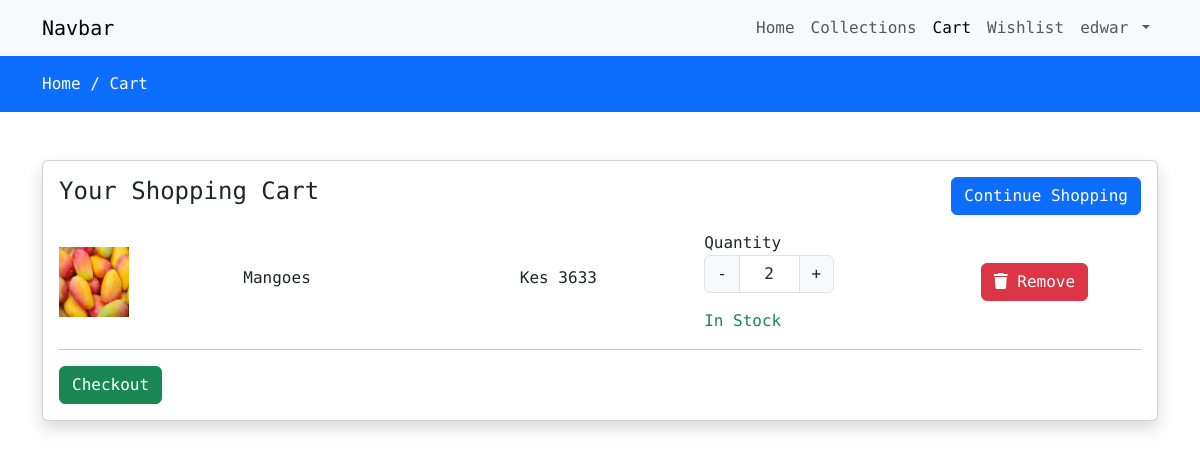
The app's page /cart (signed in) with its own data.
### store/models.py (models this page shows, shortened)
class Cart(models.Model):
    user = models.ForeignKey(User, on_delete=models.CASCADE)
    product= models.ForeignKey(Product, on_delete=models.CASCADE)
    product_qty = models.IntegerField(null=False, blank=False)
    created_at = models.DateTimeField(auto_now_add=True)

class Product(models.Model):
    category = models.ForeignKey(Category, on_delete=models.CASCADE)
    slug = models.CharField(max_length=150, null=False, blank=False)
    name = models.CharField(max_length=150, null=False, blank=False)
    product_image = models.ImageField(upload_to=get_file_path, null=True, blank= True  )
    small_description = models.CharField(max_length=150, null=False, blank=False)
    quantity = models.IntegerField(null=False,blank=False)
    description = models.TextField(max_length=500, null=False, blank=False)
    original_price= models.FloatField(null=False, blank=False)
    selling_price= models.FloatField(null=False, blank=False)
    status = models.BooleanField(default=False, help_text="0=default, 1=hidden")
    trending = models.BooleanField(default=False, help_text="0=default, 1=trending")
    tag=models.CharField(max_length=150, null=False, blank=False)
    meta_title = models.CharField(max_length=150, null=False, blank=False)
    meta_keyword = models.CharField(max_length=150, null=False, blank=False)
    meta_description = models.TextField(max_length=500, null=False, blank=False)
    created_at = models.DateTimeField(auto_now=True)

### store/controller/cart.py (the view)
# urls.py: path('cart', cart.viewcart, name='cart'),
@login_required(login_url='loginpage')
def viewcart(request):
    cart = Cart.objects.filter(user=request.user)
    context = {'cart': cart}
    return render(request, "store/cart.html", context)

### store/templates/store/cart.html (shortened to what this page needs)
{% extends "store/layouts/main.html" %}
{% block content %}
<div class="py-3 bg-primary">
    <div class="container">
        <a class="text-white" href="{% url 'home' %}">Home /</a>
        <a class="text-white" href="{% url 'cart' %}">Cart</a>
    </div>
</div>
<div class="py-5">
    <div class="container">
        <div class="row">
            <div class="col-md-12">
                <div class="card shadow">
                    <div class="card-body cartdata">
                        {% if cart %}
                            <div class="row mb-3">
                                <div class="col-md-8">
                                    <h4>Your Shopping Cart</h4>
                                </div>
                                <div class="col-md-4 text-end">
                                    <a href="{% url 'collections' %}" class="btn btn-primary">Continue Shopping</a>
                                </div>
                            </div>
                            {% for item in cart %}
                                <div class="row product_data mb-3">
                                    <div class="col-md-2 my-auto">
                                        <img src="{{ item.product.product_image.url }}" height="70px" width="70px" alt="{{ item.product.name }}">
                                    </div>
                                    <div class="col-md-3 my-auto">
                                        <h6>{{ item.product.name }}</h6>
                                    </div>
                                    <div class="col-md-2 my-auto">
                                        <h6>Kes {{ item.product.selling_price | stringformat:'d' }}</h6>
                                    </div>
                                    <div class="col-md-3 my-auto">
                                        {% if item.product.quantity >= item.product_qty %}
                                            <label for="Quantity">Quantity</label>
                                            <div class="input-group text-center mb-3" style="width:130px;">
                                                <button class="input-group-text changeQuantity decrement-btn">-</button>
                                                <input type="text" name="quantity" class="form-control qty-input text-center" value="{{ item.product_qty }}">
                                                <button class="input-group-text changeQuantity increment-btn">+</button>
                                            </div>
                                            <span class="text-success">In Stock</span>
                                        {% else %}
                                            <h6 class="text-danger">Out of Stock</h6>
                                        {% endif %}
                                    </div>
                                    <div class="col-md-2 my-auto">
                                        <button class="btn btn-danger delete-cart-item">
                                            <i class="fa fa-trash"></i> Remove
                                        </button>
                                    </div>
                                </div>
                                <hr>
                            {% endfor %}
                            <a href="{% url 'checkout'%}" class="btn btn-outline btn-success">Checkout</a>
                        {% else %}
                            <div class="text-center py-5">
                                <h4>Your cart is empty</h4>
                                <p>Looks like you haven't added anything to your cart yet</p>
                                <a href="{% url 'collections' %}" class="btn btn-primary">Shop Now</a>
                            </div>
                        {% endif %}
                    </div>
                </div>
            </div>
        </div>
    </div>
</div>
{% endblock content %}

### store/templates/store/inc/navbar.html (shortened to what this page needs)
<nav class="navbar navbar-expand-lg bg-body-tertiary">
    <div class="container">
      <a class="navbar-brand" href="#">Navbar</a>
      <div class="collapse navbar-collapse" id="navbarNav">
        <ul class="navbar-nav ms-auto" >
          <li class="nav-item">
            <a class="nav-link {% if request.resolver_match.url_name == 'home'%}active {% endif %}" aria-current="page" href="{% url 'home' %}">Home</a>
          </li>
          <li class="nav-item">
            <a class="nav-link {% if request.resolver_match.url_name == 'collections'%}active {% endif %}" href="{% url 'collections'%}">Collections</a>
          </li>
          <li class="nav-item">
            <a class="nav-link {% if request.resolver_match.url_name == 'cart'%}active {% endif %}" aria-current="page" href="{% url 'cart' %}">Cart</a>
          </li>
          <li class="nav-item">
            <a class="nav-link {% if request.resolver_match.url_name == 'wishlist'%}active {% endif %}" aria-current="page" href="{% url 'wishlist' %}">Wishlist</a>
          </li>
          {% if request.user.is_authenticated%}
          <li class="nav-item dropdown">
            <a class="nav-link dropdown-toggle" href="#" role="button" data-bs-toggle="dropdown" aria-expanded="false">
              {{request.user}}
            </a>
          </li>
          {% endif %}
        </ul>
      </div>
    </div>
  </nav>

### store/templates/store/layouts/main.html (style rules this page uses)
* { font-family: "Roboto Mono", monospace; font-optical-sizing: auto; font-weight: <weight>; font-style: normal; }
a { text-decoration: none; }
.active { font-weight: 800px; }

### records on screen
Cart: product.product_image (picture), product.name "Mangoes", product.selling_price "3633", quantity "2"

### other values on screen
{{ request.user }} "edwar"
